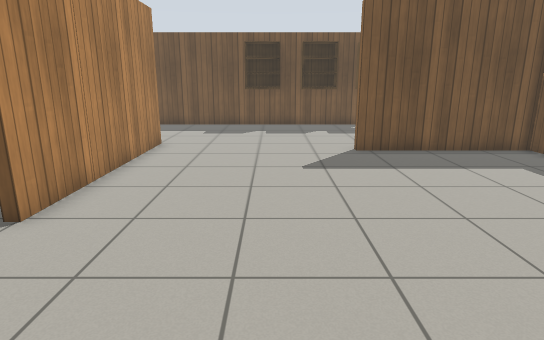
View 1 (above)

22 first-person views from a walk through a robot-simulator world made for Gazebo. The camera is 1.2 m above the floor, tilts 14° down and sees 75° across. The floor is counted in squares, 0.5 m on a side. Each view is taken from the middle of a square. On the plan, view 1 faces up. The plan holds only what a view shows up to about 20 squares ahead; the rest is blank. Simple patterns stand in for the simulator's built-in surfaces.

View 2
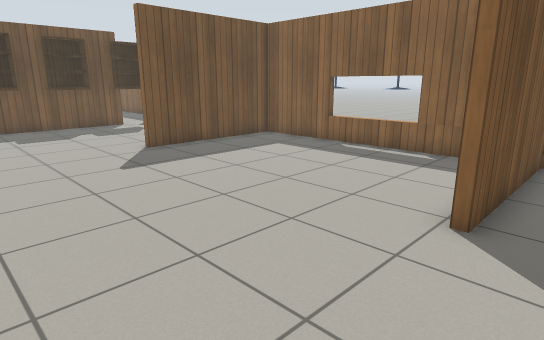

View 3
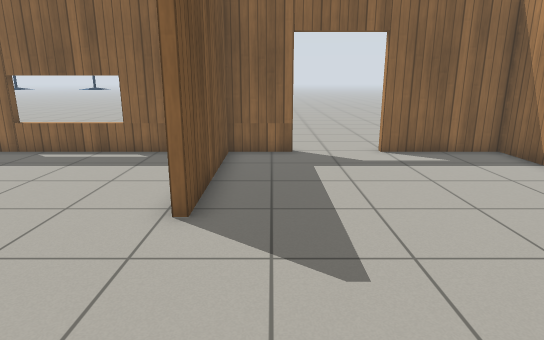

View 4
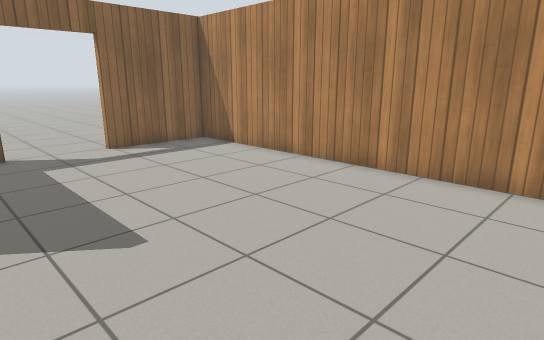

View 5
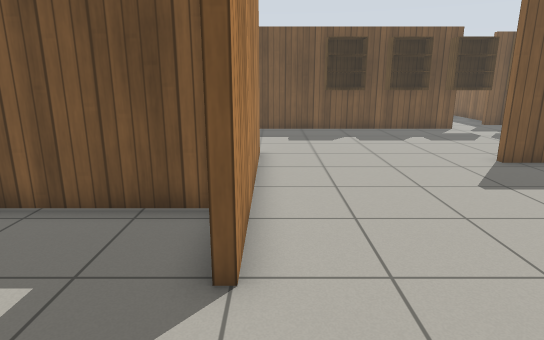

View 6
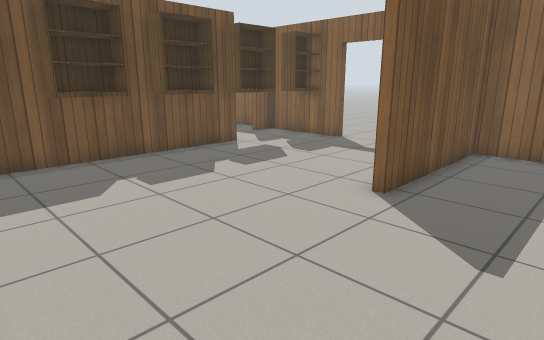

View 7
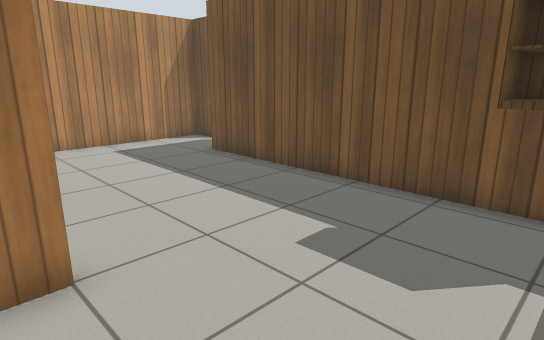

View 8
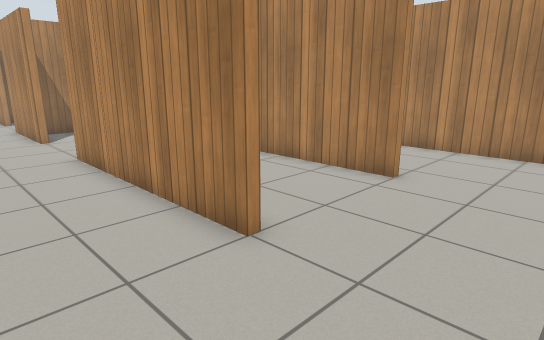

View 9
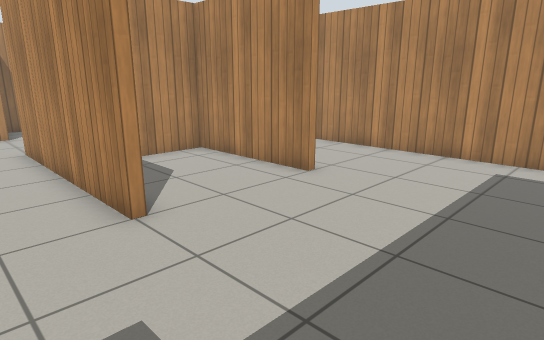

View 10
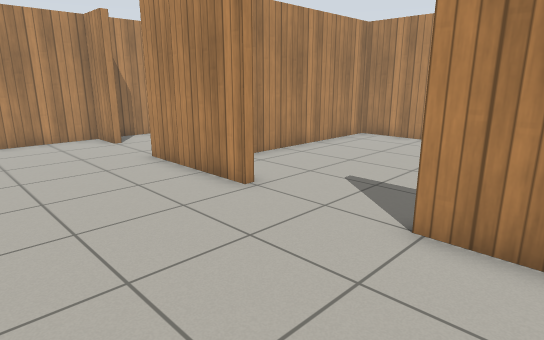

View 11
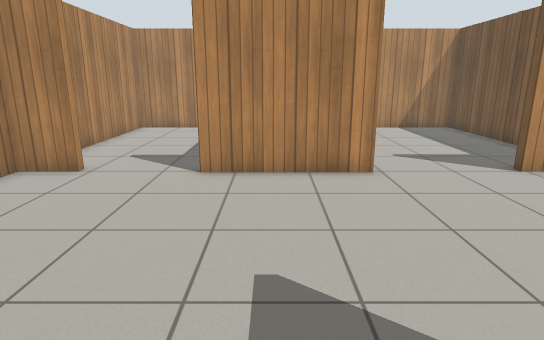

View 12
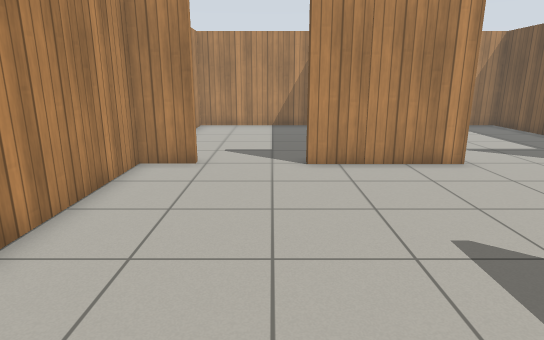

View 13
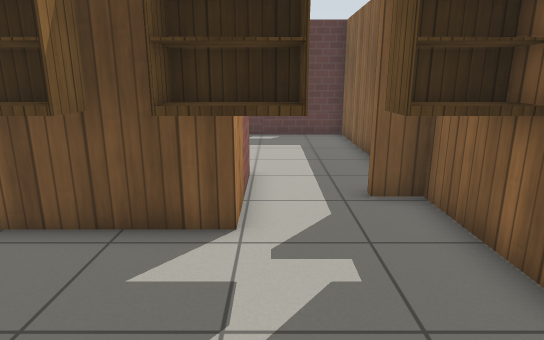

View 14
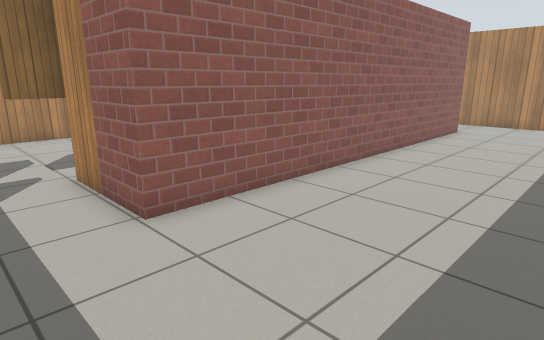

View 15
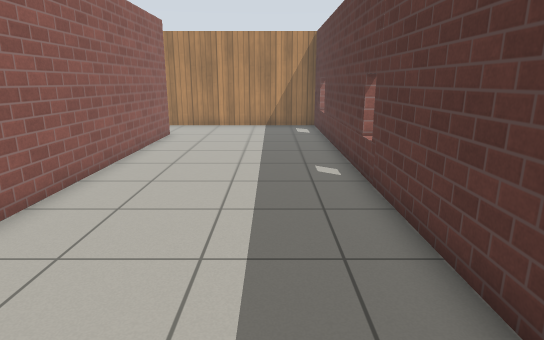

View 16
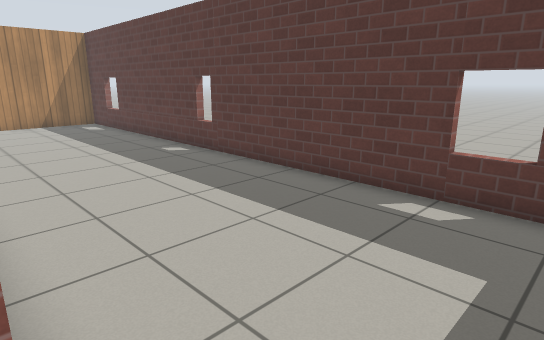

View 17
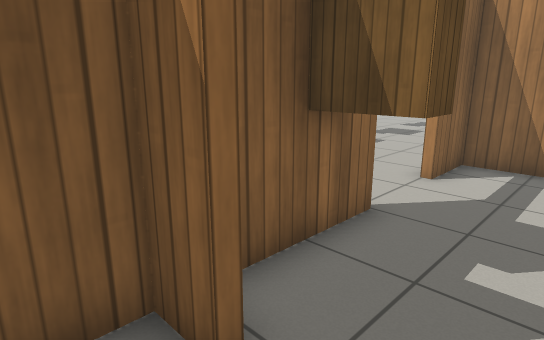

View 18
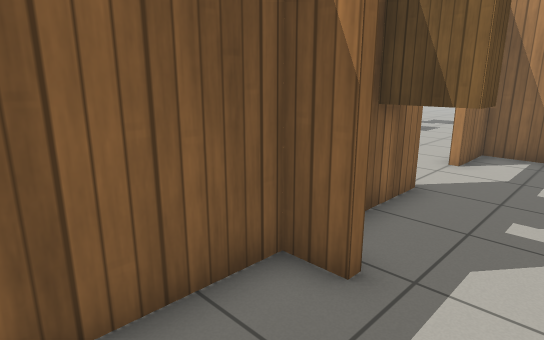

View 19
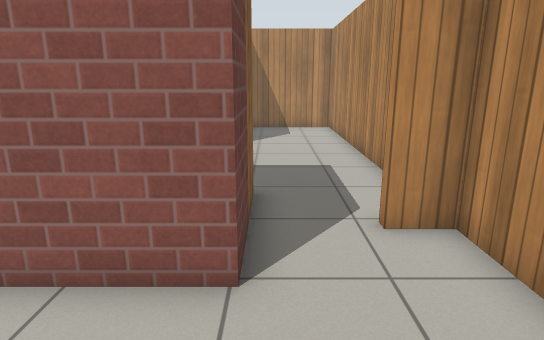

View 20
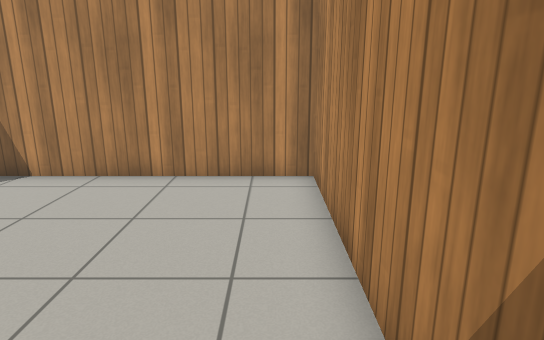

View 21
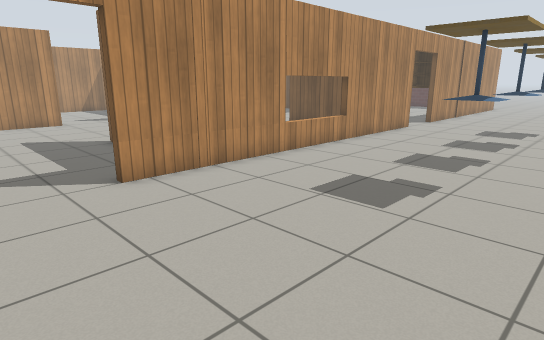

View 22
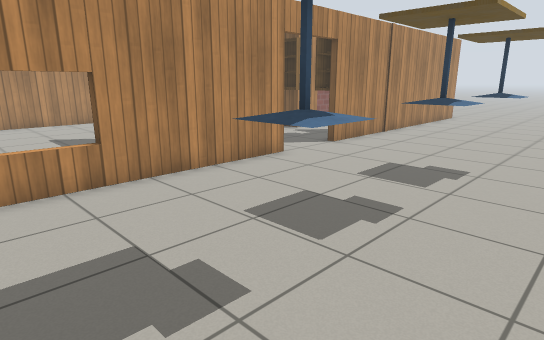

### Floor plan
Key: @ floor where view 1 was taken; # wall or solid block; . floor; D open door; = window, fence, low wall or low ledge; B bookshelf; T cafe table.
Columns run from 14 left of view 1 to 18 right of it. Each row starts with its distance up from view 1.
 31 ###=#######=########=###
 30 #......................#    ..
 29 #......................#   ...
 28 #......................#  ....
 27 #......................# .....
 26 #......................#......
 25 #......................#......
 24 #...################...#.......
 23 #...#              #...#.......
 22 ##..#              #...#.......
 21 #...################...#.......
 20 #............BB.BB.BB.BB.......
 19 #............BB.BB.BB.B#.......
 18 #......................D.....TT.
 17 #......................D.....TT.
 16 #......................D.....TT.
 15 #......................D........
 14 #........#.............#.....TT.
 13 #...#....#........######.....TT.
 12 #...#....#.............#.....TT..
 11 #...#....#.............#.........
 10 #...#....#.............#.....TT..
  9 ##########.............#.....TT.
  8 #........#.............=.....TT.
  7 #........#.............=........
  6 #........#.............=.....TT..
  5 #......................#.....TT.
  4 #......................#.....TT.
  3 #......................#........
  2 #.................######.........
  1 #........#.............#.........
  0 #........#....@........#.........
 -1 ##########.............D........
 -2 #..      #.............D.........
 -3 #......................D.........
 -4 #......................#.........
 -5 #......................#  .......
 -6 #......................#     ...
 -7 #........#.............#
 -8 ########################

Positions as (right, up) in squares from view 1, and headings:
1: (0, 0), facing up
2: (-3, 0), facing up-right
3: (-3, 0), facing right
4: (-4, 1), facing down-right
5: (-4, 2), facing up
6: (-4, 9), facing up-right
7: (0, 13), facing up-left
8: (-1, 18), facing down-left
9: (-2, 20), facing down-left
10: (1, 8), facing down-left
11: (5, -1), facing left
12: (6, -4), facing left
13: (6, 15), facing up
14: (8, 30), facing down-left
15: (6, 29), facing left
16: (8, 24), facing up-left
17: (6, 24), facing down-right
18: (6, 26), facing down-right
19: (-11, 28), facing down
20: (-13, 8), facing down
21: (18, -4), facing up-left
22: (18, 6), facing up-left
